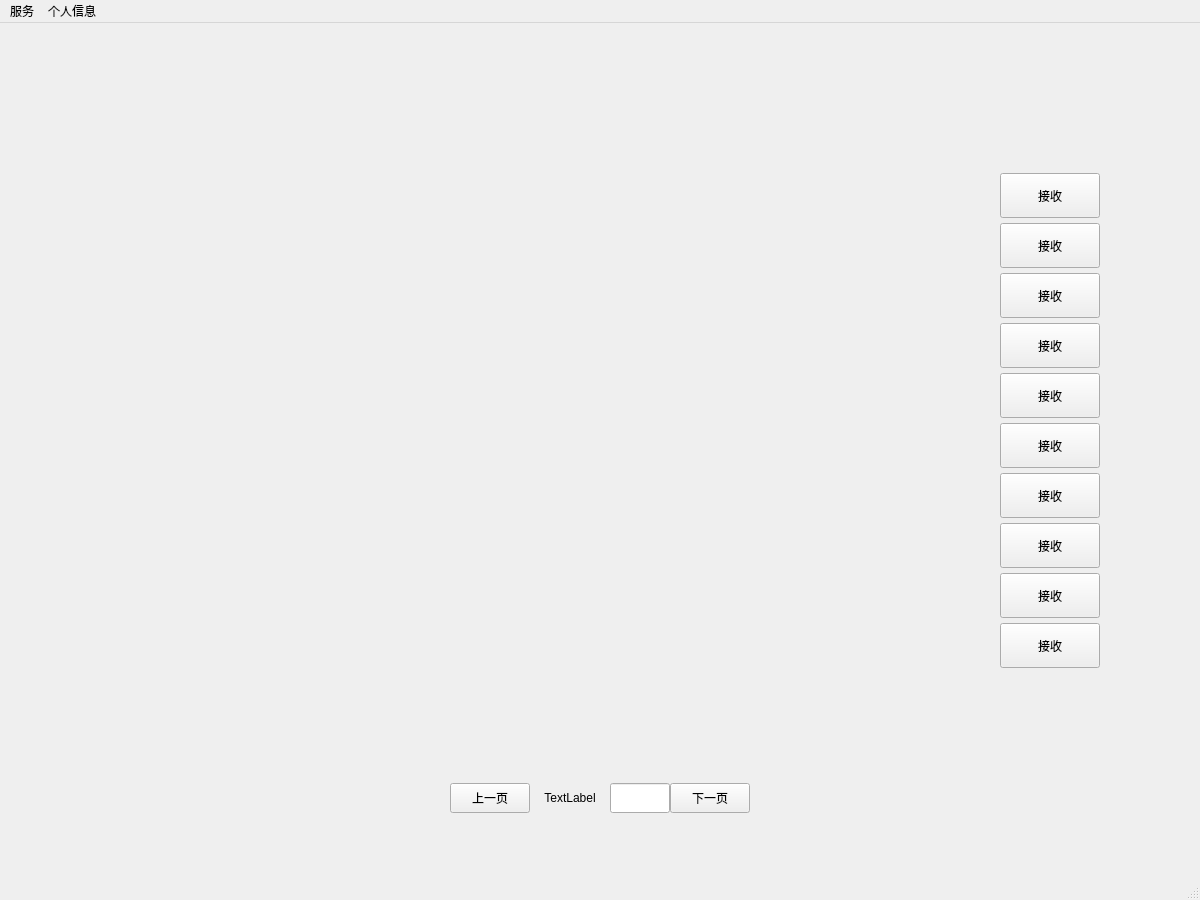
<?xml version="1.0" encoding="UTF-8"?>
<ui version="4.0">
 <class>MainWindow</class>
 <widget class="QMainWindow" name="MainWindow">
  <property name="geometry">
   <rect>
    <x>0</x>
    <y>0</y>
    <width>1200</width>
    <height>900</height>
   </rect>
  </property>
  <property name="windowTitle">
   <string>MainWindow</string>
  </property>
  <widget class="QWidget" name="centralwidget">
   <widget class="QStackedWidget" name="stackedWidget">
    <property name="geometry">
     <rect>
      <x>0</x>
      <y>0</y>
      <width>1200</width>
      <height>876</height>
     </rect>
    </property>
    <widget class="QWidget" name="page_receive">
     <property name="styleSheet">
      <string notr="true">background-image: url(:/background/pics/3.png);</string>
     </property>
     <widget class="QPushButton" name="pushButton_receive1">
      <property name="geometry">
       <rect>
        <x>1000</x>
        <y>150</y>
        <width>100</width>
        <height>45</height>
       </rect>
      </property>
      <property name="text">
       <string>接收</string>
      </property>
     </widget>
     <widget class="QLabel" name="label_receive1">
      <property name="geometry">
       <rect>
        <x>100</x>
        <y>150</y>
        <width>900</width>
        <height>45</height>
       </rect>
      </property>
      <property name="text">
       <string/>
      </property>
     </widget>
     <widget class="QLabel" name="label_receive2">
      <property name="geometry">
       <rect>
        <x>100</x>
        <y>200</y>
        <width>900</width>
        <height>45</height>
       </rect>
      </property>
      <property name="text">
       <string/>
      </property>
     </widget>
     <widget class="QLabel" name="label_receive3">
      <property name="geometry">
       <rect>
        <x>100</x>
        <y>250</y>
        <width>900</width>
        <height>45</height>
       </rect>
      </property>
      <property name="text">
       <string/>
      </property>
     </widget>
     <widget class="QLabel" name="label_receive4">
      <property name="geometry">
       <rect>
        <x>100</x>
        <y>300</y>
        <width>900</width>
        <height>45</height>
       </rect>
      </property>
      <property name="text">
       <string/>
      </property>
     </widget>
     <widget class="QLabel" name="label_receive5">
      <property name="geometry">
       <rect>
        <x>100</x>
        <y>350</y>
        <width>900</width>
        <height>45</height>
       </rect>
      </property>
      <property name="text">
       <string/>
      </property>
     </widget>
     <widget class="QLabel" name="label_receive6">
      <property name="geometry">
       <rect>
        <x>100</x>
        <y>400</y>
        <width>900</width>
        <height>45</height>
       </rect>
      </property>
      <property name="text">
       <string/>
      </property>
     </widget>
     <widget class="QLabel" name="label_receive7">
      <property name="geometry">
       <rect>
        <x>100</x>
        <y>450</y>
        <width>900</width>
        <height>45</height>
       </rect>
      </property>
      <property name="text">
       <string/>
      </property>
     </widget>
     <widget class="QPushButton" name="pushButton_receive2">
      <property name="geometry">
       <rect>
        <x>1000</x>
        <y>200</y>
        <width>100</width>
        <height>45</height>
       </rect>
      </property>
      <property name="text">
       <string>接收</string>
      </property>
     </widget>
     <widget class="QPushButton" name="pushButton_receive3">
      <property name="geometry">
       <rect>
        <x>1000</x>
        <y>250</y>
        <width>100</width>
        <height>45</height>
       </rect>
      </property>
      <property name="text">
       <string>接收</string>
      </property>
     </widget>
     <widget class="QPushButton" name="pushButton_receive4">
      <property name="geometry">
       <rect>
        <x>1000</x>
        <y>300</y>
        <width>100</width>
        <height>45</height>
       </rect>
      </property>
      <property name="text">
       <string>接收</string>
      </property>
     </widget>
     <widget class="QPushButton" name="pushButton_receive5">
      <property name="geometry">
       <rect>
        <x>1000</x>
        <y>350</y>
        <width>100</width>
        <height>45</height>
       </rect>
      </property>
      <property name="text">
       <string>接收</string>
      </property>
     </widget>
     <widget class="QPushButton" name="pushButton_receive6">
      <property name="geometry">
       <rect>
        <x>1000</x>
        <y>400</y>
        <width>100</width>
        <height>45</height>
       </rect>
      </property>
      <property name="text">
       <string>接收</string>
      </property>
     </widget>
     <widget class="QPushButton" name="pushButton_receive7">
      <property name="geometry">
       <rect>
        <x>1000</x>
        <y>450</y>
        <width>100</width>
        <height>45</height>
       </rect>
      </property>
      <property name="text">
       <string>接收</string>
      </property>
     </widget>
     <widget class="QPushButton" name="pushButton_receiveup">
      <property name="geometry">
       <rect>
        <x>450</x>
        <y>760</y>
        <width>80</width>
        <height>30</height>
       </rect>
      </property>
      <property name="text">
       <string>上一页</string>
      </property>
     </widget>
     <widget class="QPushButton" name="pushButton_receivedown">
      <property name="geometry">
       <rect>
        <x>670</x>
        <y>760</y>
        <width>80</width>
        <height>30</height>
       </rect>
      </property>
      <property name="text">
       <string>下一页</string>
      </property>
     </widget>
     <widget class="QLabel" name="label_receivePage">
      <property name="geometry">
       <rect>
        <x>530</x>
        <y>760</y>
        <width>80</width>
        <height>30</height>
       </rect>
      </property>
      <property name="text">
       <string>TextLabel</string>
      </property>
      <property name="alignment">
       <set>Qt::AlignCenter</set>
      </property>
     </widget>
     <widget class="QLineEdit" name="lineEdit_receivePage">
      <property name="geometry">
       <rect>
        <x>610</x>
        <y>760</y>
        <width>60</width>
        <height>30</height>
       </rect>
      </property>
     </widget>
     <widget class="QLabel" name="label_receive8">
      <property name="geometry">
       <rect>
        <x>100</x>
        <y>500</y>
        <width>900</width>
        <height>45</height>
       </rect>
      </property>
      <property name="text">
       <string/>
      </property>
     </widget>
     <widget class="QLabel" name="label_receive9">
      <property name="geometry">
       <rect>
        <x>100</x>
        <y>550</y>
        <width>900</width>
        <height>45</height>
       </rect>
      </property>
      <property name="text">
       <string/>
      </property>
     </widget>
     <widget class="QLabel" name="label_receive10">
      <property name="geometry">
       <rect>
        <x>100</x>
        <y>600</y>
        <width>900</width>
        <height>45</height>
       </rect>
      </property>
      <property name="text">
       <string/>
      </property>
     </widget>
     <widget class="QPushButton" name="pushButton_receive9">
      <property name="geometry">
       <rect>
        <x>1000</x>
        <y>500</y>
        <width>100</width>
        <height>45</height>
       </rect>
      </property>
      <property name="text">
       <string>接收</string>
      </property>
     </widget>
     <widget class="QPushButton" name="pushButton_receive8">
      <property name="geometry">
       <rect>
        <x>1000</x>
        <y>550</y>
        <width>100</width>
        <height>45</height>
       </rect>
      </property>
      <property name="text">
       <string>接收</string>
      </property>
     </widget>
     <widget class="QPushButton" name="pushButton_receive10">
      <property name="geometry">
       <rect>
        <x>1000</x>
        <y>600</y>
        <width>100</width>
        <height>45</height>
       </rect>
      </property>
      <property name="text">
       <string>接收</string>
      </property>
     </widget>
     <widget class="QLabel" name="label_recTitle">
      <property name="geometry">
       <rect>
        <x>100</x>
        <y>100</y>
        <width>900</width>
        <height>45</height>
       </rect>
      </property>
      <property name="text">
       <string/>
      </property>
     </widget>
    </widget>
    <widget class="QWidget" name="page_send">
     <property name="styleSheet">
      <string notr="true">background-image: url(:/background/pics/Eula.png);</string>
     </property>
     <widget class="QPushButton" name="pushButton_send">
      <property name="geometry">
       <rect>
        <x>250</x>
        <y>450</y>
        <width>100</width>
        <height>50</height>
       </rect>
      </property>
      <property name="text">
       <string>发送</string>
      </property>
     </widget>
     <widget class="QComboBox" name="comboBox_sendUsers">
      <property name="geometry">
       <rect>
        <x>150</x>
        <y>140</y>
        <width>300</width>
        <height>50</height>
       </rect>
      </property>
     </widget>
     <widget class="QLineEdit" name="lineEdit_sendDiscription">
      <property name="geometry">
       <rect>
        <x>150</x>
        <y>350</y>
        <width>300</width>
        <height>50</height>
       </rect>
      </property>
     </widget>
     <widget class="QLabel" name="label_sendDiscription">
      <property name="geometry">
       <rect>
        <x>150</x>
        <y>319</y>
        <width>101</width>
        <height>31</height>
       </rect>
      </property>
      <property name="font">
       <font>
        <pointsize>12</pointsize>
        <bold>true</bold>
       </font>
      </property>
      <property name="text">
       <string>添加描述</string>
      </property>
      <property name="alignment">
       <set>Qt::AlignCenter</set>
      </property>
     </widget>
     <widget class="QComboBox" name="comboBox_sendItem">
      <property name="geometry">
       <rect>
        <x>150</x>
        <y>240</y>
        <width>180</width>
        <height>50</height>
       </rect>
      </property>
      <item>
       <property name="text">
        <string>易碎品</string>
       </property>
      </item>
      <item>
       <property name="text">
        <string>书本</string>
       </property>
      </item>
      <item>
       <property name="text">
        <string>普通快递</string>
       </property>
      </item>
     </widget>
     <widget class="QComboBox" name="comboBox_sendWeight">
      <property name="geometry">
       <rect>
        <x>330</x>
        <y>240</y>
        <width>120</width>
        <height>50</height>
       </rect>
      </property>
      <item>
       <property name="text">
        <string>1 kg</string>
       </property>
      </item>
      <item>
       <property name="text">
        <string>2 kg</string>
       </property>
      </item>
      <item>
       <property name="text">
        <string>3 kg</string>
       </property>
      </item>
      <item>
       <property name="text">
        <string>4 kg</string>
       </property>
      </item>
      <item>
       <property name="text">
        <string>5 kg</string>
       </property>
      </item>
      <item>
       <property name="text">
        <string>6 kg</string>
       </property>
      </item>
      <item>
       <property name="text">
        <string>7 kg</string>
       </property>
      </item>
      <item>
       <property name="text">
        <string>8 kg</string>
       </property>
      </item>
      <item>
       <property name="text">
        <string>9 kg</string>
       </property>
      </item>
      <item>
       <property name="text">
        <string>&gt;10 kg</string>
       </property>
      </item>
     </widget>
    </widget>
    <widget class="QWidget" name="page_history">
     <property name="styleSheet">
      <string notr="true">background-image: url(:/background/pics/3.png);</string>
     </property>
     <widget class="QLabel" name="label_allTitle">
      <property name="geometry">
       <rect>
        <x>100</x>
        <y>80</y>
        <width>1000</width>
        <height>45</height>
       </rect>
      </property>
      <property name="text">
       <string/>
      </property>
     </widget>
     <widget class="QLabel" name="label_all1">
      <property name="geometry">
       <rect>
        <x>100</x>
        <y>130</y>
        <width>1000</width>
        <height>45</height>
       </rect>
      </property>
      <property name="text">
       <string/>
      </property>
     </widget>
     <widget class="QLabel" name="label_all2">
      <property name="geometry">
       <rect>
        <x>100</x>
        <y>180</y>
        <width>1000</width>
        <height>45</height>
       </rect>
      </property>
      <property name="text">
       <string/>
      </property>
     </widget>
     <widget class="QLabel" name="label_all3">
      <property name="geometry">
       <rect>
        <x>100</x>
        <y>230</y>
        <width>1000</width>
        <height>45</height>
       </rect>
      </property>
      <property name="text">
       <string/>
      </property>
     </widget>
     <widget class="QLabel" name="label_all4">
      <property name="geometry">
       <rect>
        <x>100</x>
        <y>280</y>
        <width>1000</width>
        <height>45</height>
       </rect>
      </property>
      <property name="text">
       <string/>
      </property>
     </widget>
     <widget class="QLabel" name="label_all5">
      <property name="geometry">
       <rect>
        <x>100</x>
        <y>330</y>
        <width>1000</width>
        <height>45</height>
       </rect>
      </property>
      <property name="text">
       <string/>
      </property>
     </widget>
     <widget class="QLabel" name="label_all6">
      <property name="geometry">
       <rect>
        <x>100</x>
        <y>380</y>
        <width>1000</width>
        <height>45</height>
       </rect>
      </property>
      <property name="text">
       <string/>
      </property>
     </widget>
     <widget class="QLabel" name="label_all7">
      <property name="geometry">
       <rect>
        <x>100</x>
        <y>430</y>
        <width>1000</width>
        <height>45</height>
       </rect>
      </property>
      <property name="text">
       <string/>
      </property>
     </widget>
     <widget class="QLabel" name="label_all8">
      <property name="geometry">
       <rect>
        <x>100</x>
        <y>480</y>
        <width>1000</width>
        <height>45</height>
       </rect>
      </property>
      <property name="text">
       <string/>
      </property>
     </widget>
     <widget class="QLabel" name="label_all9">
      <property name="geometry">
       <rect>
        <x>100</x>
        <y>530</y>
        <width>1000</width>
        <height>45</height>
       </rect>
      </property>
      <property name="text">
       <string/>
      </property>
     </widget>
     <widget class="QLabel" name="label_all10">
      <property name="geometry">
       <rect>
        <x>100</x>
        <y>580</y>
        <width>1000</width>
        <height>45</height>
       </rect>
      </property>
      <property name="text">
       <string/>
      </property>
     </widget>
     <widget class="QPushButton" name="pushButton_allSend">
      <property name="geometry">
       <rect>
        <x>100</x>
        <y>700</y>
        <width>150</width>
        <height>50</height>
       </rect>
      </property>
      <property name="text">
       <string>查询发送历史</string>
      </property>
     </widget>
     <widget class="QPushButton" name="pushButton_allReceive">
      <property name="geometry">
       <rect>
        <x>250</x>
        <y>700</y>
        <width>150</width>
        <height>50</height>
       </rect>
      </property>
      <property name="text">
       <string>查询接收历史</string>
      </property>
     </widget>
     <widget class="QPushButton" name="pushButton_allup">
      <property name="geometry">
       <rect>
        <x>800</x>
        <y>630</y>
        <width>80</width>
        <height>30</height>
       </rect>
      </property>
      <property name="text">
       <string>上一页</string>
      </property>
     </widget>
     <widget class="QPushButton" name="pushButton_alldown">
      <property name="geometry">
       <rect>
        <x>1020</x>
        <y>630</y>
        <width>80</width>
        <height>30</height>
       </rect>
      </property>
      <property name="text">
       <string>下一页</string>
      </property>
     </widget>
     <widget class="QLabel" name="label_allPage">
      <property name="geometry">
       <rect>
        <x>880</x>
        <y>630</y>
        <width>80</width>
        <height>30</height>
       </rect>
      </property>
      <property name="text">
       <string/>
      </property>
      <property name="alignment">
       <set>Qt::AlignCenter</set>
      </property>
     </widget>
     <widget class="QLineEdit" name="lineEdit_allPage">
      <property name="geometry">
       <rect>
        <x>960</x>
        <y>630</y>
        <width>60</width>
        <height>30</height>
       </rect>
      </property>
     </widget>
     <widget class="QComboBox" name="comboBox_allSelect">
      <property name="geometry">
       <rect>
        <x>650</x>
        <y>700</y>
        <width>150</width>
        <height>50</height>
       </rect>
      </property>
      <item>
       <property name="text">
        <string>发送人</string>
       </property>
      </item>
      <item>
       <property name="text">
        <string>接收人</string>
       </property>
      </item>
      <item>
       <property name="text">
        <string>时间</string>
       </property>
      </item>
      <item>
       <property name="text">
        <string>单号</string>
       </property>
      </item>
     </widget>
     <widget class="QComboBox" name="comboBox_allSuggest">
      <property name="geometry">
       <rect>
        <x>800</x>
        <y>700</y>
        <width>150</width>
        <height>50</height>
       </rect>
      </property>
     </widget>
     <widget class="QDateEdit" name="dateEdit_allSuggest">
      <property name="geometry">
       <rect>
        <x>800</x>
        <y>700</y>
        <width>150</width>
        <height>50</height>
       </rect>
      </property>
     </widget>
     <widget class="QPushButton" name="pushButton_find">
      <property name="geometry">
       <rect>
        <x>950</x>
        <y>700</y>
        <width>150</width>
        <height>50</height>
       </rect>
      </property>
      <property name="text">
       <string>查询</string>
      </property>
     </widget>
     <widget class="QPushButton" name="pushButton_allRefresh">
      <property name="geometry">
       <rect>
        <x>0</x>
        <y>0</y>
        <width>150</width>
        <height>45</height>
       </rect>
      </property>
      <property name="font">
       <font>
        <pointsize>12</pointsize>
       </font>
      </property>
      <property name="styleSheet">
       <string notr="true">color: rgb(255, 255, 255);</string>
      </property>
      <property name="text">
       <string>刷新全部记录</string>
      </property>
     </widget>
     <widget class="QLineEdit" name="lineEdit_allSuggest">
      <property name="geometry">
       <rect>
        <x>800</x>
        <y>700</y>
        <width>150</width>
        <height>50</height>
       </rect>
      </property>
     </widget>
    </widget>
    <widget class="QWidget" name="page_recharge">
     <property name="styleSheet">
      <string notr="true">background-image: url(:/background/pics/Eula.png);</string>
     </property>
     <widget class="QPushButton" name="pushButton_recharge">
      <property name="geometry">
       <rect>
        <x>70</x>
        <y>190</y>
        <width>281</width>
        <height>50</height>
       </rect>
      </property>
      <property name="text">
       <string>充值</string>
      </property>
     </widget>
     <widget class="QComboBox" name="comboBox_recharge">
      <property name="geometry">
       <rect>
        <x>200</x>
        <y>80</y>
        <width>150</width>
        <height>50</height>
       </rect>
      </property>
     </widget>
     <widget class="QLineEdit" name="lineEdit_recharge">
      <property name="geometry">
       <rect>
        <x>70</x>
        <y>80</y>
        <width>131</width>
        <height>50</height>
       </rect>
      </property>
      <property name="text">
       <string/>
      </property>
     </widget>
    </widget>
    <widget class="QWidget" name="page_show">
     <property name="styleSheet">
      <string notr="true">background-image: url(:/background/pics/Eula.png);</string>
     </property>
     <widget class="QLabel" name="label_showAddress">
      <property name="geometry">
       <rect>
        <x>100</x>
        <y>400</y>
        <width>400</width>
        <height>80</height>
       </rect>
      </property>
      <property name="text">
       <string/>
      </property>
     </widget>
     <widget class="QLabel" name="label_showAccount">
      <property name="geometry">
       <rect>
        <x>100</x>
        <y>100</y>
        <width>400</width>
        <height>80</height>
       </rect>
      </property>
      <property name="text">
       <string/>
      </property>
     </widget>
     <widget class="QLabel" name="label_showTel">
      <property name="geometry">
       <rect>
        <x>100</x>
        <y>300</y>
        <width>400</width>
        <height>80</height>
       </rect>
      </property>
      <property name="text">
       <string/>
      </property>
     </widget>
     <widget class="QLabel" name="label_showName">
      <property name="geometry">
       <rect>
        <x>100</x>
        <y>200</y>
        <width>400</width>
        <height>80</height>
       </rect>
      </property>
      <property name="text">
       <string/>
      </property>
     </widget>
     <widget class="QLabel" name="label_showBalance">
      <property name="geometry">
       <rect>
        <x>100</x>
        <y>500</y>
        <width>400</width>
        <height>80</height>
       </rect>
      </property>
      <property name="text">
       <string/>
      </property>
     </widget>
     <widget class="QPushButton" name="pushButton">
      <property name="geometry">
       <rect>
        <x>0</x>
        <y>0</y>
        <width>200</width>
        <height>70</height>
       </rect>
      </property>
      <property name="font">
       <font>
        <pointsize>16</pointsize>
        <bold>true</bold>
       </font>
      </property>
      <property name="styleSheet">
       <string notr="true">color: rgb(255, 255, 255);</string>
      </property>
      <property name="text">
       <string>刷新</string>
      </property>
     </widget>
    </widget>
    <widget class="QWidget" name="page_update">
     <property name="styleSheet">
      <string notr="true">background-image: url(:/background/pics/Eula.png);</string>
     </property>
     <widget class="QLineEdit" name="lineEdit_updateName">
      <property name="geometry">
       <rect>
        <x>100</x>
        <y>100</y>
        <width>300</width>
        <height>50</height>
       </rect>
      </property>
     </widget>
     <widget class="QLineEdit" name="lineEdit_updateTel">
      <property name="geometry">
       <rect>
        <x>100</x>
        <y>200</y>
        <width>300</width>
        <height>50</height>
       </rect>
      </property>
     </widget>
     <widget class="QLineEdit" name="lineEdit_updateAddress">
      <property name="geometry">
       <rect>
        <x>100</x>
        <y>300</y>
        <width>300</width>
        <height>50</height>
       </rect>
      </property>
     </widget>
     <widget class="QPushButton" name="pushButton_update">
      <property name="geometry">
       <rect>
        <x>100</x>
        <y>500</y>
        <width>200</width>
        <height>50</height>
       </rect>
      </property>
      <property name="text">
       <string>更新</string>
      </property>
     </widget>
     <widget class="QLineEdit" name="lineEdit_updatePassword">
      <property name="geometry">
       <rect>
        <x>100</x>
        <y>400</y>
        <width>300</width>
        <height>50</height>
       </rect>
      </property>
     </widget>
    </widget>
   </widget>
  </widget>
  <widget class="QMenuBar" name="menubar">
   <property name="geometry">
    <rect>
     <x>0</x>
     <y>0</y>
     <width>1200</width>
     <height>26</height>
    </rect>
   </property>
   <widget class="QMenu" name="menu_service">
    <property name="title">
     <string>服务</string>
    </property>
    <addaction name="action_receive"/>
    <addaction name="action_send"/>
    <addaction name="action_find"/>
    <addaction name="action_recharge"/>
   </widget>
   <widget class="QMenu" name="menu_information">
    <property name="title">
     <string>个人信息</string>
    </property>
    <addaction name="action_show"/>
    <addaction name="action_update"/>
   </widget>
   <addaction name="menu_service"/>
   <addaction name="menu_information"/>
  </widget>
  <widget class="QStatusBar" name="statusbar"/>
  <action name="action_receive">
   <property name="text">
    <string>接收快递</string>
   </property>
  </action>
  <action name="action_send">
   <property name="text">
    <string>发送快递</string>
   </property>
  </action>
  <action name="action_show">
   <property name="text">
    <string>展示</string>
   </property>
  </action>
  <action name="action_update">
   <property name="text">
    <string>修改</string>
   </property>
  </action>
  <action name="action_find">
   <property name="text">
    <string>历史快递</string>
   </property>
  </action>
  <action name="action_recharge">
   <property name="text">
    <string>充值</string>
   </property>
  </action>
 </widget>
 <resources/>
 <connections/>
</ui>
